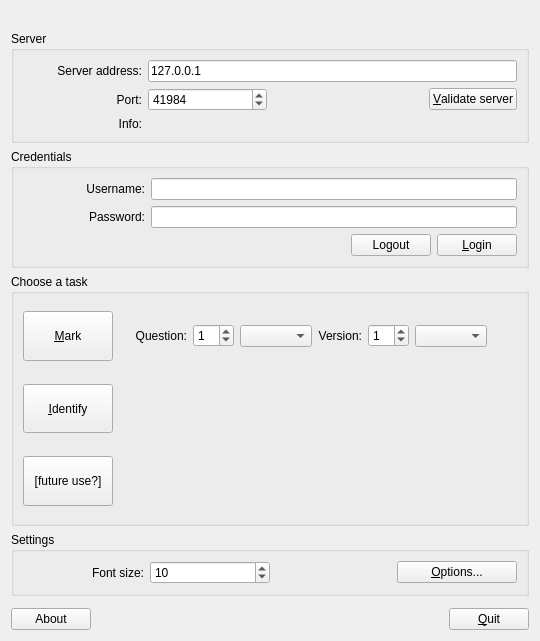
<?xml version="1.0" encoding="UTF-8"?>
<ui version="4.0">
 <author>
  Copyright (C) 2018-2025 The Plom Project Developers
  SPDX-License-Identifier: AGPL-3.0-or-later
 </author>
 <class>Chooser</class>
 <widget class="QWidget" name="Chooser">
  <property name="geometry">
   <rect>
    <x>0</x>
    <y>0</y>
    <width>540</width>
    <height>641</height>
   </rect>
  </property>
  <property name="windowTitle">
   <string>Plom Client</string>
  </property>
  <layout class="QVBoxLayout" name="verticalLayout">
   <item>
    <widget class="QLabel" name="imageLabel">
     <property name="pixmap">
      <pixmap>plomLogo.png</pixmap>
     </property>
     <property name="scaledContents">
      <bool>false</bool>
     </property>
     <property name="alignment">
      <set>Qt::AlignmentFlag::AlignCenter</set>
     </property>
    </widget>
   </item>
   <item>
    <widget class="QGroupBox" name="serverGBox">
     <property name="enabled">
      <bool>true</bool>
     </property>
     <property name="title">
      <string>Server</string>
     </property>
     <layout class="QGridLayout" name="gridLayout" columnstretch="1,1,1,1">
      <item row="3" column="1" colspan="3">
       <widget class="QLabel" name="infoLabel">
        <property name="text">
         <string/>
        </property>
        <property name="wordWrap">
         <bool>true</bool>
        </property>
       </widget>
      </item>
      <item row="3" column="0">
       <widget class="QLabel" name="infoLabelStatic">
        <property name="text">
         <string>Info:</string>
        </property>
        <property name="alignment">
         <set>Qt::AlignmentFlag::AlignRight|Qt::AlignmentFlag::AlignTop|Qt::AlignmentFlag::AlignTrailing</set>
        </property>
       </widget>
      </item>
      <item row="1" column="0">
       <widget class="QLabel" name="serverLabel">
        <property name="text">
         <string>Server address:</string>
        </property>
        <property name="alignment">
         <set>Qt::AlignmentFlag::AlignRight|Qt::AlignmentFlag::AlignTrailing|Qt::AlignmentFlag::AlignVCenter</set>
        </property>
       </widget>
      </item>
      <item row="2" column="2" colspan="2">
       <layout class="QHBoxLayout" name="horizontalLayout_5">
        <item>
         <spacer name="horizontalSpacer">
          <property name="orientation">
           <enum>Qt::Orientation::Horizontal</enum>
          </property>
          <property name="sizeType">
           <enum>QSizePolicy::Policy::Expanding</enum>
          </property>
          <property name="sizeHint" stdset="0">
           <size>
            <width>40</width>
            <height>20</height>
           </size>
          </property>
         </spacer>
        </item>
        <item>
         <widget class="QPushButton" name="getServerInfoButton">
          <property name="text">
           <string>&amp;Validate server</string>
          </property>
         </widget>
        </item>
       </layout>
      </item>
      <item row="2" column="0">
       <widget class="QLabel" name="mportLabel">
        <property name="text">
         <string>Port:</string>
        </property>
        <property name="alignment">
         <set>Qt::AlignmentFlag::AlignRight|Qt::AlignmentFlag::AlignTrailing|Qt::AlignmentFlag::AlignVCenter</set>
        </property>
       </widget>
      </item>
      <item row="1" column="1" colspan="3">
       <widget class="QLineEdit" name="serverLE">
        <property name="text">
         <string>127.0.0.1</string>
        </property>
       </widget>
      </item>
      <item row="2" column="1">
       <widget class="QSpinBox" name="mportSB">
        <property name="maximum">
         <number>65535</number>
        </property>
        <property name="value">
         <number>41984</number>
        </property>
       </widget>
      </item>
     </layout>
    </widget>
   </item>
   <item>
    <widget class="QGroupBox" name="userGBox">
     <property name="enabled">
      <bool>true</bool>
     </property>
     <property name="title">
      <string>Credentials</string>
     </property>
     <layout class="QGridLayout" name="gridLayout_3" columnstretch="1,3">
      <item row="0" column="0">
       <widget class="QLabel" name="label">
        <property name="text">
         <string>Username:</string>
        </property>
        <property name="alignment">
         <set>Qt::AlignmentFlag::AlignRight|Qt::AlignmentFlag::AlignTrailing|Qt::AlignmentFlag::AlignVCenter</set>
        </property>
       </widget>
      </item>
      <item row="2" column="1">
       <widget class="QFrame" name="frame">
        <layout class="QHBoxLayout" name="horizontalLayout_3">
         <property name="leftMargin">
          <number>0</number>
         </property>
         <property name="topMargin">
          <number>0</number>
         </property>
         <property name="rightMargin">
          <number>0</number>
         </property>
         <property name="bottomMargin">
          <number>0</number>
         </property>
         <item>
          <widget class="QLabel" name="loginInfoLabel">
           <property name="text">
            <string/>
           </property>
          </widget>
         </item>
         <item>
          <spacer name="horizontalSpacer_6">
           <property name="orientation">
            <enum>Qt::Orientation::Horizontal</enum>
           </property>
           <property name="sizeHint" stdset="0">
            <size>
             <width>40</width>
             <height>20</height>
            </size>
           </property>
          </spacer>
         </item>
         <item>
          <widget class="QPushButton" name="logoutButton">
           <property name="text">
            <string>Logout</string>
           </property>
          </widget>
         </item>
         <item>
          <widget class="QPushButton" name="loginButton">
           <property name="text">
            <string>&amp;Login</string>
           </property>
          </widget>
         </item>
        </layout>
       </widget>
      </item>
      <item row="1" column="1">
       <widget class="QLineEdit" name="passwordLE">
        <property name="echoMode">
         <enum>QLineEdit::EchoMode::Password</enum>
        </property>
       </widget>
      </item>
      <item row="1" column="0">
       <widget class="QLabel" name="label_2">
        <property name="text">
         <string>Password:</string>
        </property>
        <property name="alignment">
         <set>Qt::AlignmentFlag::AlignRight|Qt::AlignmentFlag::AlignTrailing|Qt::AlignmentFlag::AlignVCenter</set>
        </property>
       </widget>
      </item>
      <item row="0" column="1">
       <widget class="QLineEdit" name="userLE"/>
      </item>
     </layout>
    </widget>
   </item>
   <item>
    <widget class="QGroupBox" name="markGBox">
     <property name="enabled">
      <bool>true</bool>
     </property>
     <property name="sizePolicy">
      <sizepolicy hsizetype="Preferred" vsizetype="Preferred">
       <horstretch>0</horstretch>
       <verstretch>1</verstretch>
      </sizepolicy>
     </property>
     <property name="title">
      <string>Choose a task</string>
     </property>
     <layout class="QGridLayout" name="gridLayout_2" rowstretch="1,6,2,6,2,6,1" columnstretch="3,0,0,1,0,1,1">
      <item row="3" column="0">
       <widget class="QPushButton" name="identifyButton">
        <property name="sizePolicy">
         <sizepolicy hsizetype="Minimum" vsizetype="MinimumExpanding">
          <horstretch>0</horstretch>
          <verstretch>0</verstretch>
         </sizepolicy>
        </property>
        <property name="text">
         <string>&amp;Identify</string>
        </property>
       </widget>
      </item>
      <item row="1" column="6">
       <spacer name="horizontalSpacer_4">
        <property name="orientation">
         <enum>Qt::Orientation::Horizontal</enum>
        </property>
        <property name="sizeHint" stdset="0">
         <size>
          <width>32</width>
          <height>20</height>
         </size>
        </property>
       </spacer>
      </item>
      <item row="1" column="2">
       <widget class="QLabel" name="pgLabel">
        <property name="text">
         <string>Question:</string>
        </property>
        <property name="alignment">
         <set>Qt::AlignmentFlag::AlignRight|Qt::AlignmentFlag::AlignTrailing|Qt::AlignmentFlag::AlignVCenter</set>
        </property>
       </widget>
      </item>
      <item row="0" column="0">
       <spacer name="verticalSpacer_3">
        <property name="orientation">
         <enum>Qt::Orientation::Vertical</enum>
        </property>
        <property name="sizeHint" stdset="0">
         <size>
          <width>20</width>
          <height>4</height>
         </size>
        </property>
       </spacer>
      </item>
      <item row="1" column="4">
       <widget class="QLabel" name="vlabel">
        <property name="text">
         <string>Version:</string>
        </property>
        <property name="alignment">
         <set>Qt::AlignmentFlag::AlignRight|Qt::AlignmentFlag::AlignTrailing|Qt::AlignmentFlag::AlignVCenter</set>
        </property>
       </widget>
      </item>
      <item row="1" column="3">
       <layout class="QHBoxLayout" name="pgLayout">
        <item>
         <widget class="QSpinBox" name="pgSB">
          <property name="value">
           <number>1</number>
          </property>
         </widget>
        </item>
        <item>
         <widget class="QComboBox" name="pgDrop"/>
        </item>
       </layout>
      </item>
      <item row="1" column="5">
       <layout class="QHBoxLayout" name="vLayout">
        <item>
         <widget class="QSpinBox" name="vSB">
          <property name="value">
           <number>1</number>
          </property>
         </widget>
        </item>
        <item>
         <widget class="QComboBox" name="vDrop"/>
        </item>
       </layout>
      </item>
      <item row="2" column="0">
       <spacer name="verticalSpacer">
        <property name="orientation">
         <enum>Qt::Orientation::Vertical</enum>
        </property>
        <property name="sizeHint" stdset="0">
         <size>
          <width>20</width>
          <height>5</height>
         </size>
        </property>
       </spacer>
      </item>
      <item row="6" column="0">
       <spacer name="verticalSpacer_4">
        <property name="orientation">
         <enum>Qt::Orientation::Vertical</enum>
        </property>
        <property name="sizeHint" stdset="0">
         <size>
          <width>20</width>
          <height>4</height>
         </size>
        </property>
       </spacer>
      </item>
      <item row="1" column="0">
       <widget class="QPushButton" name="markButton">
        <property name="sizePolicy">
         <sizepolicy hsizetype="MinimumExpanding" vsizetype="MinimumExpanding">
          <horstretch>0</horstretch>
          <verstretch>0</verstretch>
         </sizepolicy>
        </property>
        <property name="text">
         <string>&amp;Mark</string>
        </property>
       </widget>
      </item>
      <item row="5" column="0">
       <widget class="QPushButton" name="manageButton">
        <property name="sizePolicy">
         <sizepolicy hsizetype="Minimum" vsizetype="MinimumExpanding">
          <horstretch>0</horstretch>
          <verstretch>0</verstretch>
         </sizepolicy>
        </property>
        <property name="text">
         <string>[future use?]</string>
        </property>
       </widget>
      </item>
      <item row="4" column="0">
       <spacer name="verticalSpacer_2">
        <property name="orientation">
         <enum>Qt::Orientation::Vertical</enum>
        </property>
        <property name="sizeHint" stdset="0">
         <size>
          <width>20</width>
          <height>5</height>
         </size>
        </property>
       </spacer>
      </item>
      <item row="1" column="1">
       <spacer name="horizontalSpacer_5">
        <property name="orientation">
         <enum>Qt::Orientation::Horizontal</enum>
        </property>
        <property name="sizeHint" stdset="0">
         <size>
          <width>16</width>
          <height>20</height>
         </size>
        </property>
       </spacer>
      </item>
     </layout>
    </widget>
   </item>
   <item>
    <widget class="QGroupBox" name="settingsBox">
     <property name="title">
      <string>Settings</string>
     </property>
     <layout class="QHBoxLayout" name="horizontalLayout_2" stretch="1,1,1,1">
      <item>
       <widget class="QLabel" name="fontLabel">
        <property name="sizePolicy">
         <sizepolicy hsizetype="Expanding" vsizetype="Preferred">
          <horstretch>0</horstretch>
          <verstretch>0</verstretch>
         </sizepolicy>
        </property>
        <property name="text">
         <string>Font size:</string>
        </property>
        <property name="alignment">
         <set>Qt::AlignmentFlag::AlignRight|Qt::AlignmentFlag::AlignTrailing|Qt::AlignmentFlag::AlignVCenter</set>
        </property>
       </widget>
      </item>
      <item>
       <widget class="QSpinBox" name="fontSB">
        <property name="sizePolicy">
         <sizepolicy hsizetype="Expanding" vsizetype="Fixed">
          <horstretch>0</horstretch>
          <verstretch>0</verstretch>
         </sizepolicy>
        </property>
        <property name="minimum">
         <number>4</number>
        </property>
        <property name="maximum">
         <number>24</number>
        </property>
        <property name="value">
         <number>10</number>
        </property>
       </widget>
      </item>
      <item>
       <spacer name="horizontalSpacer_2">
        <property name="orientation">
         <enum>Qt::Orientation::Horizontal</enum>
        </property>
        <property name="sizeHint" stdset="0">
         <size>
          <width>0</width>
          <height>0</height>
         </size>
        </property>
       </spacer>
      </item>
      <item>
       <widget class="QPushButton" name="optionsButton">
        <property name="text">
         <string>&amp;Options...</string>
        </property>
       </widget>
      </item>
     </layout>
    </widget>
   </item>
   <item>
    <widget class="QFrame" name="taskGBox">
     <property name="sizePolicy">
      <sizepolicy hsizetype="Preferred" vsizetype="Minimum">
       <horstretch>0</horstretch>
       <verstretch>0</verstretch>
      </sizepolicy>
     </property>
     <layout class="QHBoxLayout" name="horizontalLayout">
      <property name="leftMargin">
       <number>0</number>
      </property>
      <property name="topMargin">
       <number>6</number>
      </property>
      <property name="rightMargin">
       <number>0</number>
      </property>
      <property name="bottomMargin">
       <number>0</number>
      </property>
      <item>
       <widget class="QPushButton" name="aboutButton">
        <property name="text">
         <string>About</string>
        </property>
       </widget>
      </item>
      <item>
       <spacer name="horizontalSpacer_3">
        <property name="orientation">
         <enum>Qt::Orientation::Horizontal</enum>
        </property>
        <property name="sizeHint" stdset="0">
         <size>
          <width>0</width>
          <height>0</height>
         </size>
        </property>
       </spacer>
      </item>
      <item>
       <widget class="QPushButton" name="closeButton">
        <property name="text">
         <string>&amp;Quit</string>
        </property>
       </widget>
      </item>
     </layout>
    </widget>
   </item>
  </layout>
 </widget>
 <tabstops>
  <tabstop>serverLE</tabstop>
  <tabstop>mportSB</tabstop>
  <tabstop>getServerInfoButton</tabstop>
  <tabstop>userLE</tabstop>
  <tabstop>passwordLE</tabstop>
  <tabstop>loginButton</tabstop>
  <tabstop>logoutButton</tabstop>
  <tabstop>pgSB</tabstop>
  <tabstop>pgDrop</tabstop>
  <tabstop>vSB</tabstop>
  <tabstop>vDrop</tabstop>
  <tabstop>markButton</tabstop>
  <tabstop>identifyButton</tabstop>
  <tabstop>manageButton</tabstop>
  <tabstop>fontSB</tabstop>
  <tabstop>optionsButton</tabstop>
  <tabstop>aboutButton</tabstop>
  <tabstop>closeButton</tabstop>
 </tabstops>
 <resources/>
 <connections/>
</ui>
